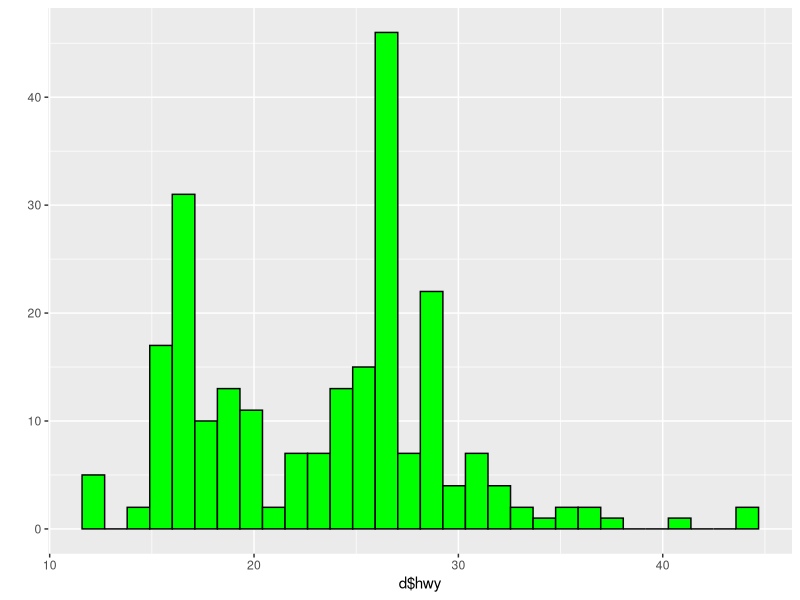
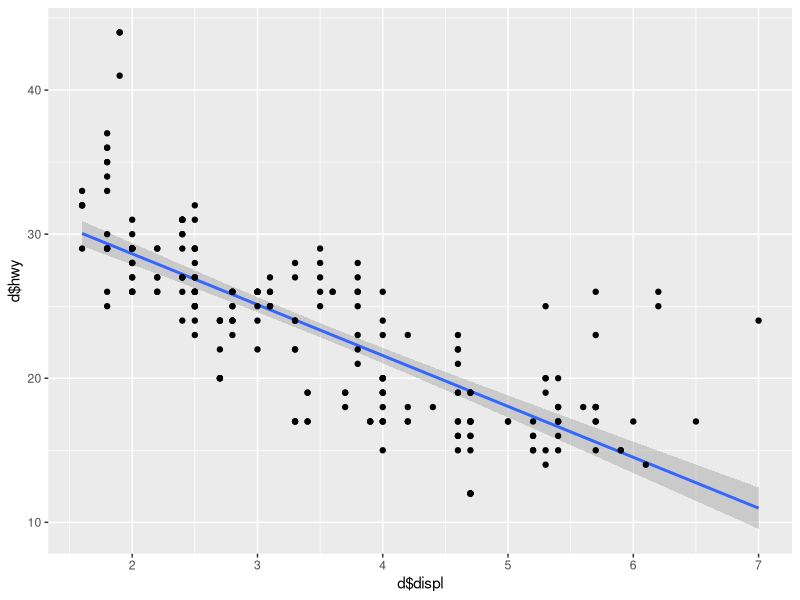
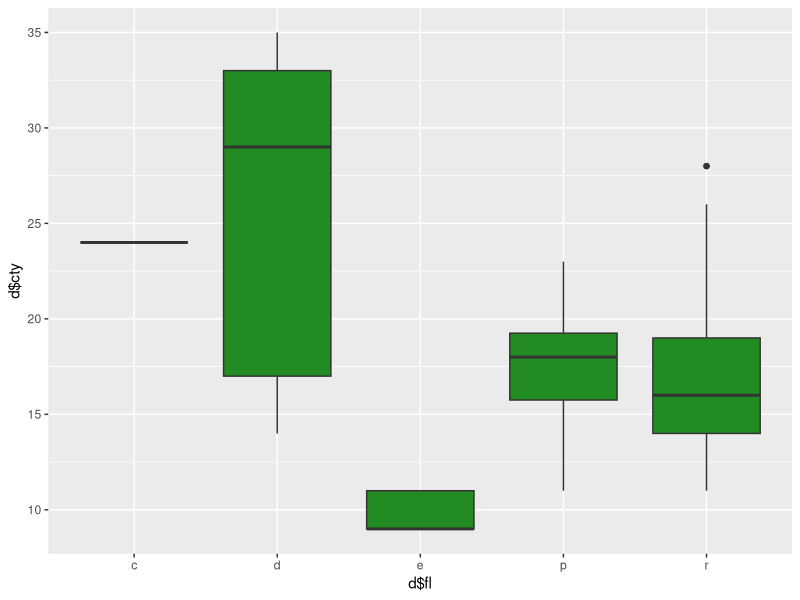
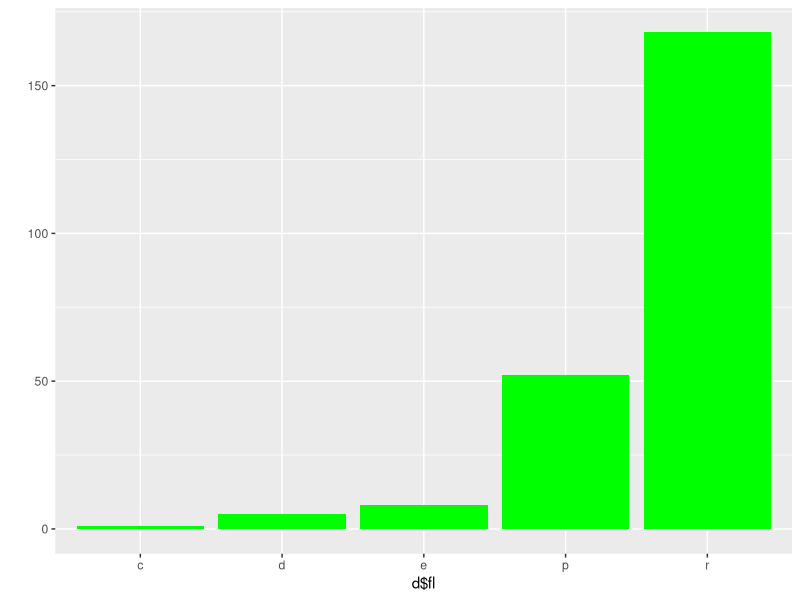
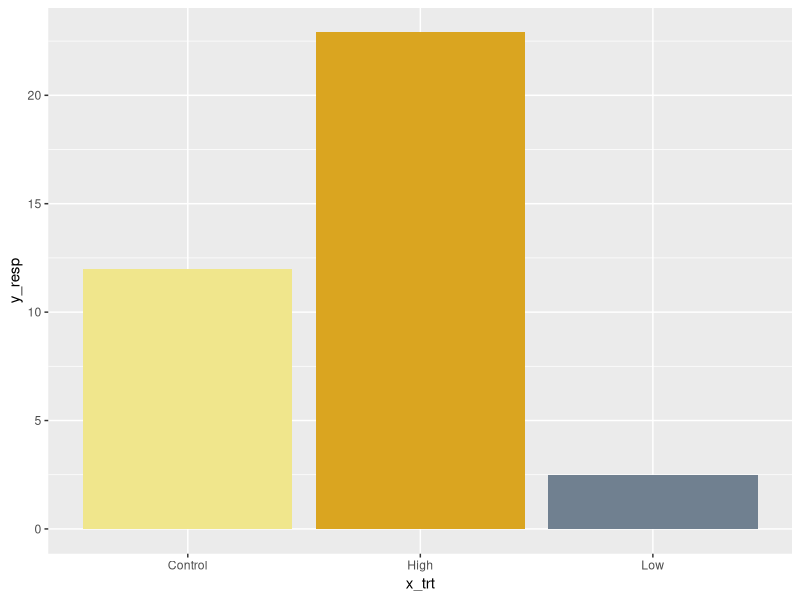
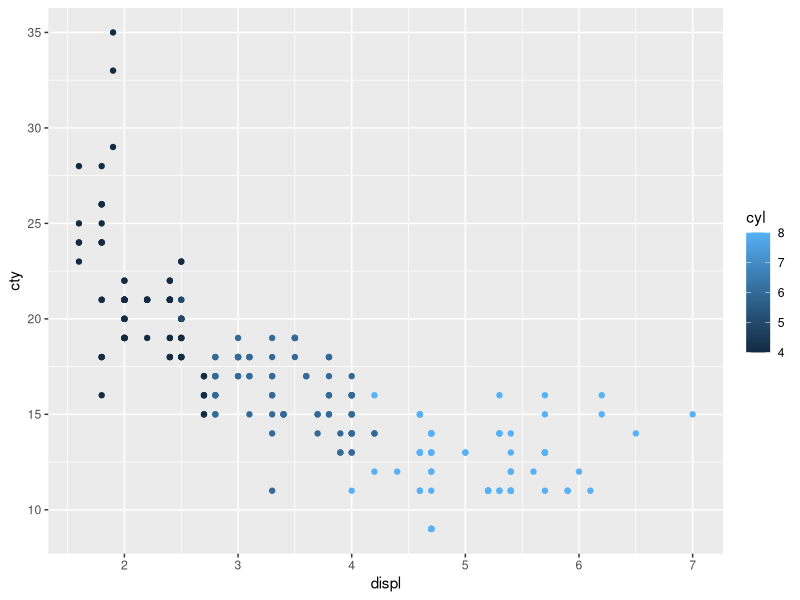
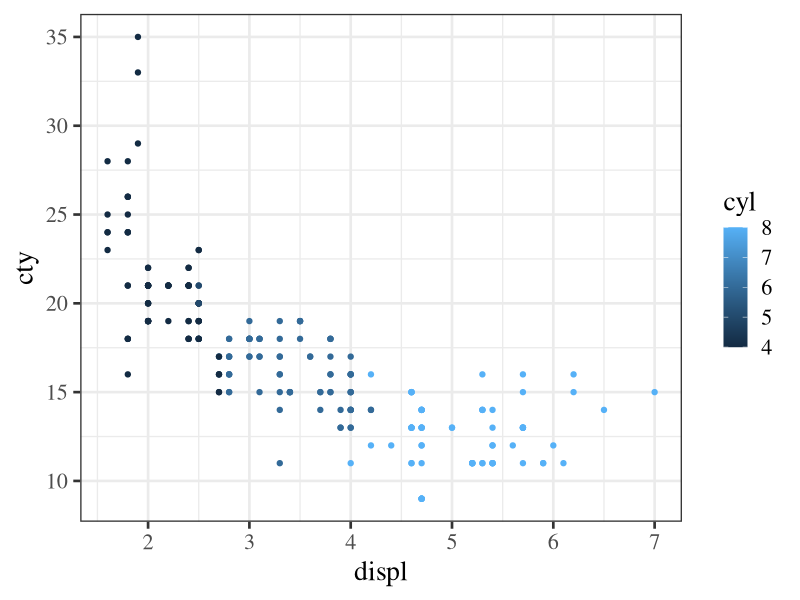
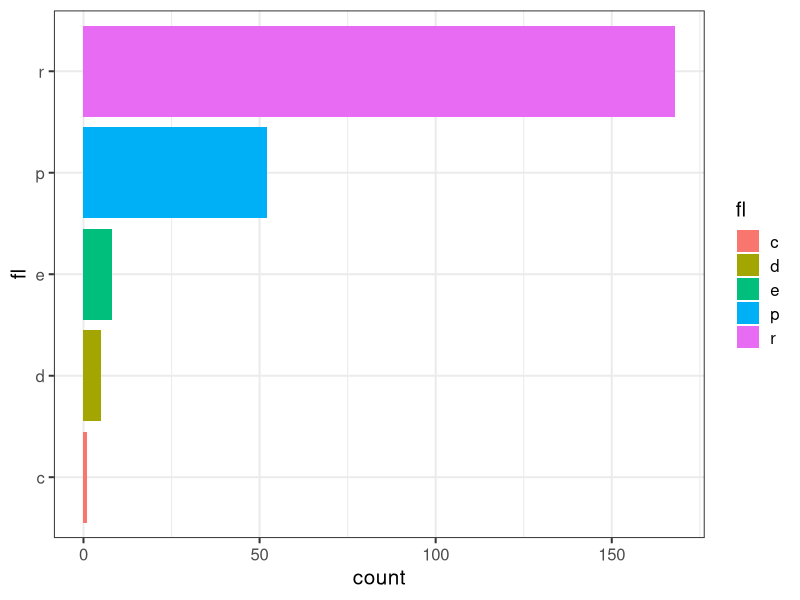

Write R code to recreate these figures, in order.
## ---- chunk 1
library(ggplot2)
library(ggthemes)
library(patchwork)
library(dplyr)
library(viridis)
## ---- chunk 2
d <- mpg
glimpse(d)

#histogram
qplot(x=d$hwy, fill=I("green"), color=I("black"))

#scatter plot
qplot(x=d$displ, y=d$hwy, geom=c("smooth", "point"), method="lm") #geom adds the line

#box plot
qplot(x=d$fl, y=d$cty, geom="boxplot", fill=I("forestgreen"))

#bar plot
qplot(x=d$fl,geom="bar",fill=I("green"))
## ---- chunk 3
x_trt <- c("Control","Low","High")
y_resp <- c(12,2.5,22.9)
qplot(x=x_trt, y=y_resp, geom="col", fill=I(c("khaki", "slategray", "goldenrod")))
## ---- chunk 4
p1 <- ggplot(data=d, mapping=aes(x=displ, y=cty, color=cyl)) +  #good style to indent after the plus
  geom_point()
p1

p1 + theme_bw(base_size=20, base_family="serif") #you can keep adding to the plot

p2 <- ggplot(data=d, aes(x=fl, fill=fl)) +
  geom_bar()
p2 + coord_flip() + theme_bw(base_size=15, base_family="sans")
## ---- chunk 5
p3 <- ggplot(d, aes(x=displ, y=cty)) +
  geom_point(size=5, shape=21, color="magenta", fill="black") +
  xlab("count") +
  ylab("Fuel") +
  labs(title="Fuel vs. Count", subtitle="subtitle")

p3 + xlim(1,10) + ylim(0, 35)

cols <- viridis(7, option="magma") #specify you want 7 colors for 7 groups
ggplot(d, aes(x=class, y=hwy, fill=class)) +  #fill=class gives color
  geom_boxplot() +
  scale_fill_manual(values=cols)

## ---- chunk 6
p1+p2+p3
p1/p2/p3
(p1+p2)/p3
